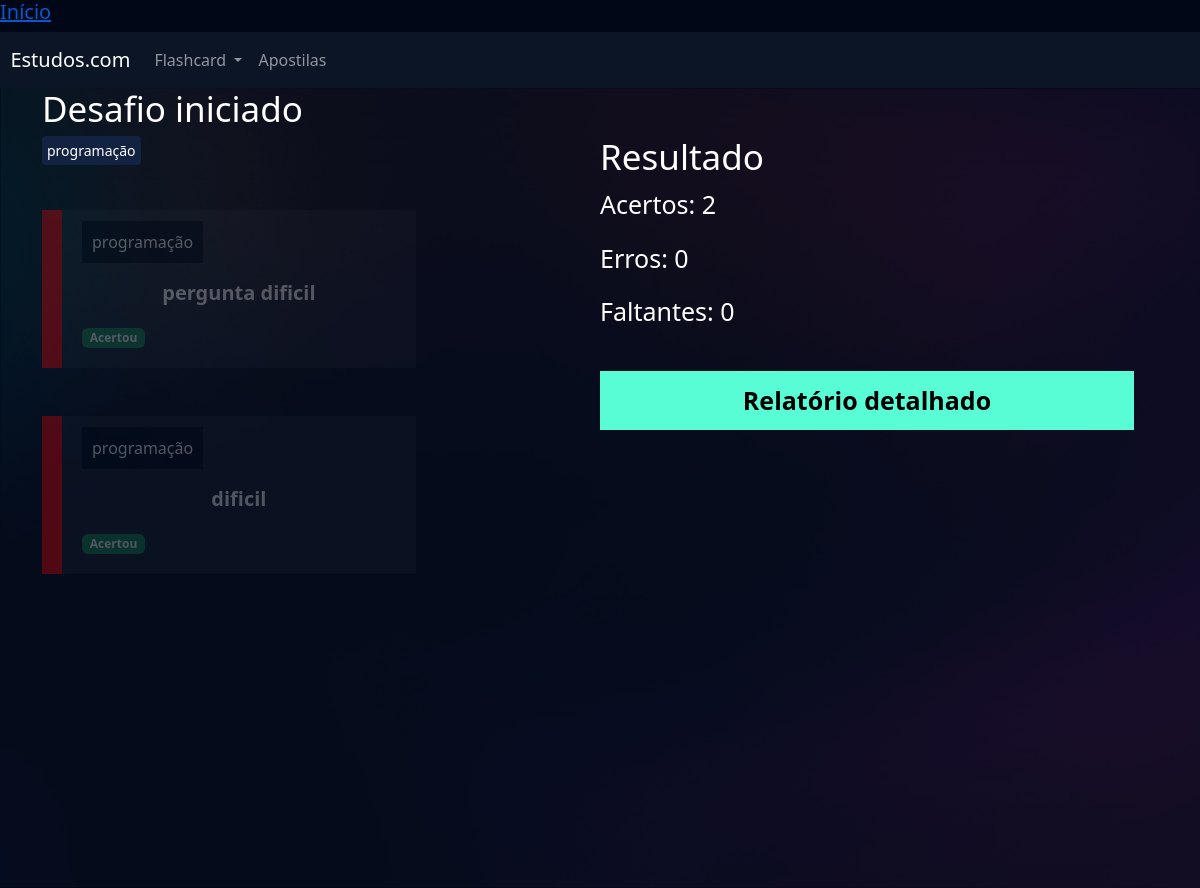
The page /flashcard/desafio/31/ (signed in) on the database its author committed.
### flashcard/models.py (models this page shows, shortened)
class Categoria(models.Model):
    nome = models.CharField(max_length=20)
    def __str__(self):
        return self.nome

class FlashcardDesafio(models.Model):
    flashcard = models.ForeignKey(Flashcard, on_delete=models.DO_NOTHING)
    respondido = models.BooleanField(default = False)
    acertou = models.BooleanField(default = False)

class Flashcard(models.Model):
    DIFICULDADE_CHOICES = (('D', 'Difícil'), ('M', 'Médio'), ('F', 'Fácil'))
    user = models.ForeignKey(User, on_delete=models.DO_NOTHING)
    pergunta = models.CharField(max_length=100)
    resposta = models.TextField()
    categoria = models.ForeignKey(Categoria, on_delete=models.DO_NOTHING)
    dificuldade = models.CharField(max_length=1, choices=DIFICULDADE_CHOICES)
    @property
    def css_dificuldade(self):
        if self.dificuldade == 'F':
            return 'flashcard-facil'
        elif self.dificuldade == 'M':
            return 'flashcard-medio'
        elif self.dificuldade == 'D':
            return 'flashcard-dificil'

### flashcard/views.py (the view)
# urls.py: path('desafio/<int:id>/', views.desafio, name='desafio'),
def desafio(request, id):
    desafio = Desafio.objects.get(id=id)
    acertos = desafio.flashcards.filter(respondido=True).count()
    erros = desafio.flashcards.filter(respondido=True).filter(acertou=False).count()
    faltantes = desafio.flashcards.filter(respondido=False).count()
    categorias = desafio.categoria.filter()
    if not desafio.user == request.user:
        raise Http404
    if request.method == 'GET':
        return render(request, 'desafio.html', { 'desafio' : desafio, 'acertos' : acertos, 'erros' : erros, 'faltantes' : faltantes, 'categorias' : categorias }, )

### flashcard/templates/desafio.html (shortened to what this page needs)
{% extends "base.html" %}
{% load static %}
{% block 'cabecalho' %}
    <link href="{% static 'usuarios/css/cadastro.css' %}" rel="stylesheet">
    <link href="{% static 'flashcard/css/novo_flashcard.css' %}" rel="stylesheet">
    <link href="{% static 'flashcard/css/iniciar_desafio.css' %}" rel="stylesheet">
    <link href="{% static 'flashcard/css/desafio.css' %}" rel="stylesheet">
    <link href='https://unpkg.com/boxicons@2.1.4/css/boxicons.min.css' rel='stylesheet'>
{% endblock 'cabecalho' %}
{% block 'conteudo' %}
<div class="bg1">
    <div class="container">
        <div class="row">
            <div class="row">
                <div class="col-md">
                    <h3 class="fonte-secundaria" >Desafio iniciado</h3>
                    {% for categoria in categorias %}
                        <span class="badge-categoria">{{categoria.nome}}</span>
                    {% endfor %}
                    <br>
                    <br>
                    <br>
                    {% for flash in desafio.flashcards.all %}
                        <div class="box-new-flashcard {% if flash.respondido %}op2{% endif %}">
                            <div class="flashcard {{flash.flashcard.css_dificuldade}}">
                                <div class="flashcard-categoria">
                                    {{flash.flashcard.categoria}}
                                </div>
                                <br>
                                <br>
                                <div class="flashcard-box-item" onclick="flip_card({{flash.id}})">
                                    <p class="flashcard-item">{{flash.flashcard.pergunta}}</p>
                                </div>
                                {% if not flash.respondido %}
                                    <div class="responder">
                                        <a href="{% url 'responder_flashcard' flash.id %}?acertou=0&desafio_id={{desafio.id}}"><i class='bx bxs-x-square icone-vermelho'></i></a>
                                        <a href="{% url 'responder_flashcard' flash.id %}?acertou=1&desafio_id={{desafio.id}}"><i class='bx bxs-check-square icone-verde' ></i></a>
                                    </div>
                                    {% else %}
                                        {% if flash.acertou %}
                                            <span class="badge bg-success">Acertou</span>
                                        {% else %}
                                            <span class="badge bg-danger">Errou</span>
                                        {% endif%}
                                {% endif %}
                            </div>
                        </div>
                        <br>
                        <br>
                    {% endfor %}
                </div>
            <div class="col-md">
                <br>
                <br>
                <div class="col-md">
                    <h3 class="fonte-secundaria">Resultado</h3>
                    <p class="fonte-p">Acertos: {{acertos}}</p>
                    <p class="fonte-p">Erros: {{erros}}</p>
                    <p class="fonte-p">Faltantes: {{faltantes}}</p>
                    <br>
                    <a class="btn-cadastro btn-desafio" href="{% url "relatorio" desafio.id %}">Relatório detalhado</a>
                </div>
            </div>
        </div>
    </div>
</div>
{% endblock 'conteudo' %}

### templates/geral/css/base.css (style rules this page uses)
:root { --main-color: #0b1526; --dark-color: #000716; --secondary-dark-color: rgb(15, 2, 26); --light-color: #00c1f3; --contrast-color: #f4c96b; --differential-color: #58fcd5; }
body { background-color: var(--dark-color) !important; color: white !important; }

### templates/static/usuarios/css/cadastro.css (style rules this page uses)
* { margin: 0; padding: 0; }
.bg1 { background-image: url('/static/usuarios/img/bg1.png') !important; height: 100vh; background-size: cover; }
.btn-cadastro { padding: 10px; background-color: #58fcd5; border: none; border: 1px solid #58fcd5; font-size: 18px; font-weight: bold; padding-left: 25px; padding-right: 25px; }

### templates/static/flashcard/css/novo_flashcard.css (style rules this page uses)
.box-new-flashcard { width: 70%; margin: auto; }
.flashcard { background-color: rgba(255, 255, 255, .08); padding: 20px; }
.flashcard-box-item { text-align: center; }
.flashcard p { font-size: 20px; font-weight: bold; cursor: pointer; }
.flashcard-dificil { border-left: 20px solid #FE0000; }
.flashcard-categoria { background-color: var(--dark-color); display: inline; padding: 10px; }

### templates/static/flashcard/css/iniciar_desafio.css (style rules this page uses)
.fonte-secundaria { font-size: 35px; }

### templates/static/flashcard/css/desafio.css (style rules this page uses)
.badge-categoria { padding: 5px; background-color: #122342; color: #fff; border-radius: 4px; font-size: 14px; }
.box-new-flashcard { margin: 0; }
.op2 { opacity: .3; }
.fonte-p { font-size: 25px; }
.btn-desafio { width: 100% !important; color: black; text-decoration: none; display: block; text-align: center; font-size: 25px; }

### rows shown on the page
Categoria: nome "programação"
FlashcardDesafio: flashcard.categoria "programação", flashcard.pergunta "pergunta dificil", respondido "Acertou"
FlashcardDesafio: flashcard.categoria "programação", flashcard.pergunta "dificil", respondido "Acertou"

### other values the page prints
{{ acertos }} "2"
{{ erros }} "0"
{{ faltantes }} "0"
